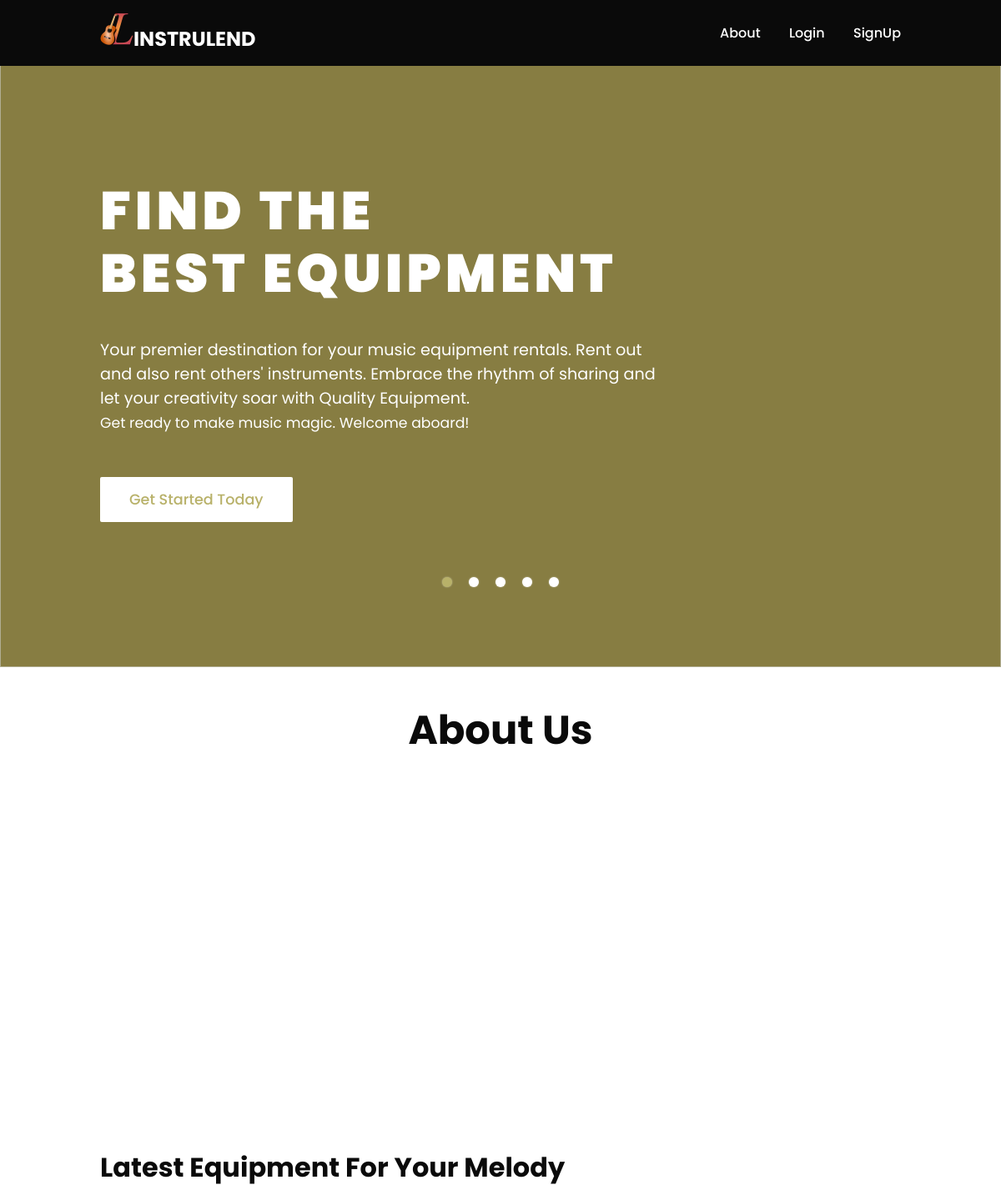
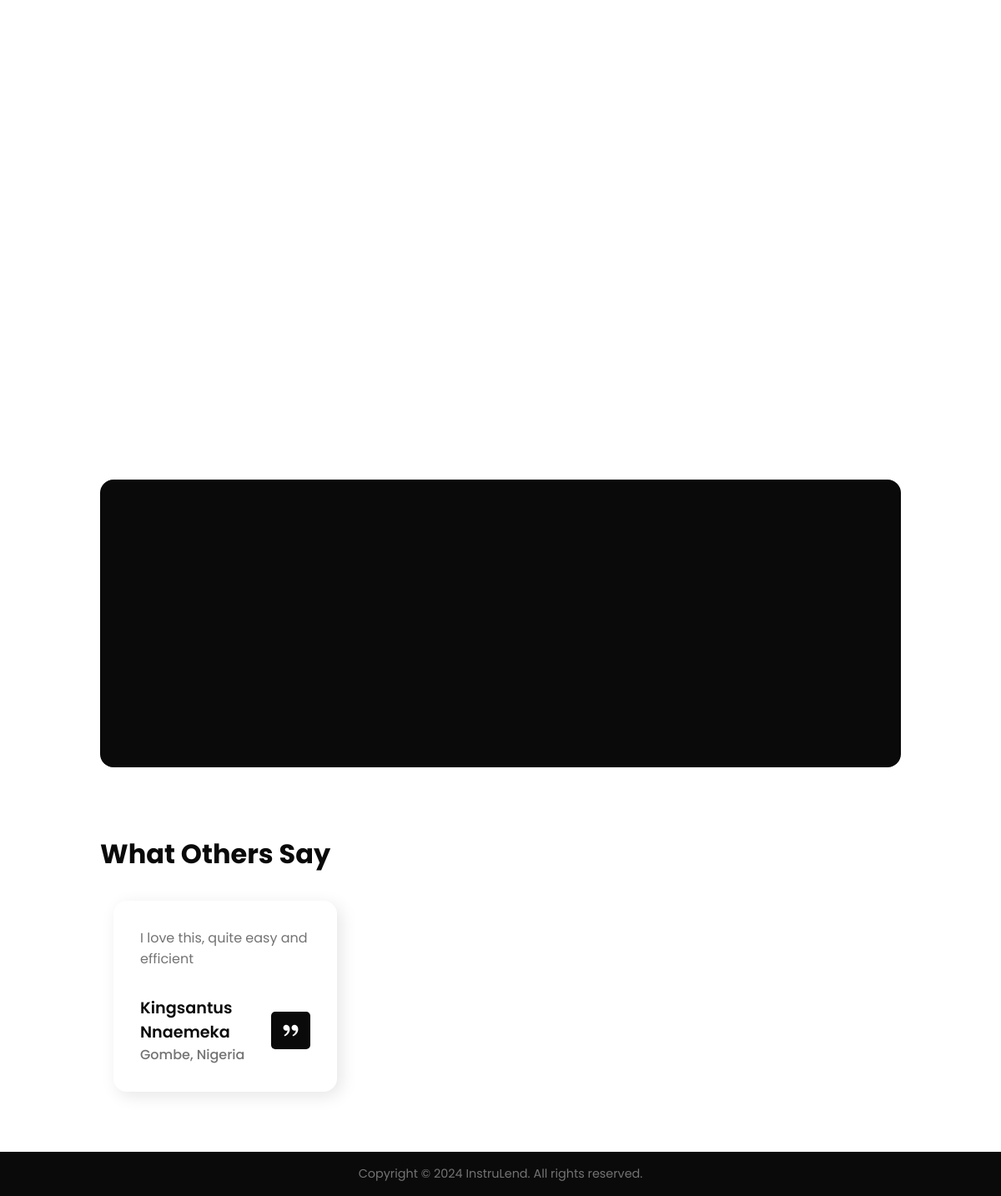
/index, run on the app's committed database (2 pictures, top to bottom).
### app/models.py (models this page shows, shortened)
class Expirence(db.Model):
    id = db.Column(db.Integer, primary_key=True)
    content = db.Column(db.String(200), nullable=False)
    star_rating = db.Column(db.Integer, default=0)
    user_id = db.Column(db.Integer, db.ForeignKey('user.id'), nullable=False)

class User(db.Model, UserMixin):
    id = db.Column(db.Integer, primary_key=True)
    first_name = db.Column(db.String(100), nullable=False)
    last_name = db.Column(db.String(100), nullable=False)
    email = db.Column(db.String(255), unique=True, nullable=False)
    phone_number = db.Column(db.String(15), unique=True, nullable=False)
    city = db.Column(db.String(50))
    country = db.Column(db.String(10), nullable=False, default='Nigeria')
    password = db.Column(db.String(60), nullable=False)
    verification_number = db.Column(db.String(25), unique=True)
    verified_user = db.Column(db.Boolean, nullable=False, default=False)
    created_at = db.Column(db.DateTime, nullable=False, default=datetime.utcnow)
    image_file = db.Column(db.String(50), nullable=False, default='default.jpg')
    posts = db.relationship('Post', backref='author', lazy=True)
    reviewer = db.relationship('Review', foreign_keys='Review.user_id', backref='author1', lazy=True)
    reviewed = db.relationship('Review', foreign_keys='Review.author_id', backref='author2', lazy=True)
    rented = db.relationship('Agreement', backref='author4', lazy=True)
    expirence = db.relationship('Expirence', backref='author6', lazy=True)
    chats_user1 = db.relationship('Chat', backref='user1', foreign_keys='Chat.user1_id', lazy=True)
    chats_user2 = db.relationship('Chat', backref='user2', foreign_keys='Chat.user2_id', lazy=True)
    message = db.relationship('Message', backref='author7', lazy=True)

### app/main/routes.py (the view)
@main.route("/")
@main.route("/index")
def index():
    posts = Post.query.order_by(Post.date_posted.desc()).limit(10).all()
    experiences = Expirence.query.filter(Expirence.star_rating >= 4).order_by(Expirence.star_rating.desc()).limit(10).all()
    return render_template('index.html', posts=posts, experiences=experiences)

### app/templates/index.html (shortened to what this page needs)
{% extends 'base1.html' %}
{% block content %}
    <section class="home">
        <img src="{{ url_for('static', filename='images/website_pic/header/africa-drum.jpg') }}" class="picture-slide active">
        <div class="content">
            <h1>Find The <br />Best Equipment</h1>
            <p>Your premier destination for your music equipment rentals. Rent out and also rent others' instruments. Embrace the rhythm of sharing and let your creativity soar with Quality Equipment.<br /> <span>Get ready to make music magic. Welcome aboard!</span></p>
            <a href="{{ url_for('users.register') }}">Get Started Today</a>
        </div>
        <div class="slider-navigation">
            <div class="nav-btn active"></div>
            <div class="nav-btn"></div>
            <div class="nav-btn"></div>
            <div class="nav-btn"></div>
            <div class="nav-btn"></div>
        </div>
    </section>
    <section class="section-container">
        <div class="container">
            <div class="title">
                <h1>About Us</h1>
            </div>
            <div class="container-box">
                <div class="content-about">
                    <div class="article">
                        <div class="button">
                        </div>
                    </div>
                </div>
                <div class="image-section">
                </div>
            </div>
        </div>
    </section>
    <section class="section-container">
        <h2 class="section_header">Latest Equipment For Your Melody</h2>
        <div class="swiper">
            <div class="swiper-wrapper">
                {% for post in posts %}
                    <div class="swiper-slide">
                        <div class="popular_grid">
                        </div>
                    </div>
                {% endfor %}
            </div>
        </div>
    </section>
    <section class="section-container register_container">
        <div class="register_grid">
            <div class="register_content">
            </div>
            <div class="register_image">
            </div>
        </div>
    </section>
    <section class="section-container">
        <h2 class="section_header">What Others Say</h2>
        <div class="swiper">
            <div class="swiper-wrapper">
                {% for exp in experiences %}
                    <div class="swiper-slide">
                        <div class="client_card">
                            <p>
                                {{ exp.content }}
                            </p>
                            <div class="client_footer">
                                <div>
                                    <h4>{{ exp.author6.first_name }} {{ exp.author6.last_name }}</h4>
                                    <h5>{{ exp.author6.city}}, {{ exp.author6.country }}</h5>
                                </div>
                                <span><i class="ri-double-quotes-r"></i></span>
                            </div>
                        </div>
                    </div>
                {% endfor %}
            </div>
        </div>
    </section>
{% endblock %}

### app/static/css/index.css (style rules this page uses)
:root { --text-dark: #0a0a0a; --text-light: #737373; --extra-light: #f5f5f5; --white: #ffffff; --max-width: 1200px; }
* { margin: 0; padding: 0; box-sizing: border-box; font-family: "Poppins", sans-serif; }
html, body { scroll-behavior: smooth; }
section { padding: 100px 120px; }
.section-container { padding: 40px 120px; }
.home { position: relative; width: 100%; min-height: 100vh; display: flex; justify-content: center; flex-direction: column; background: #857a4d; }
.home::before { z-index: 777; content: " "; position: absolute; background: rgba(140, 132, 41, 0.3); width: 100%; height: 100%; top: 0; left: 0; }
.home .content { z-index: 888; color: #fff; width: 70%; margin-top: 50px; }
.home .content h1 { font-size: 4em; font-weight: 900; text-transform: uppercase; letter-spacing: 5px; line-height: 75px; margin-bottom: 40px; }
.home .content p { margin-bottom: 65px; font-size: 1.2em; }
.home .content p span { margin-bottom: 100px; font-size: .9em; }
.home .content a { background: #fff; text-decoration: none; padding: 15px 35px; color: #b8b169; font-size: 1.1em; font-weight: 500; border-radius: 2px; transition: 0.3s; }
.home img { z-index: 000; position: absolute; top: o; left: 0; width: 100%; height: 100%; object-fit: cover; }
.slider-navigation { z-index: 888; position: relative; display: flex; justify-content: center; align-items: center; transform: translateY(80px); margin-bottom: 12px; }
.slider-navigation .nav-btn { width: 12px; height: 12px; background: #fff; border-radius: 50%; cursor: pointer; box-shadow: 0 0 2px rgba(255, 255, 255, 0.5); transition: 0.3s ease; }
.slider-navigation .nav-btn.active { background: #b8b169; }
.slider-navigation .nav-btn:not(:last-child) { margin-right: 20px; }
.picture-slide { position: absolute; width: 1000%; height: 100%; opacity: 0; transition: opacity 2s ease; object-fit: cover; }
.picture-slide.active { opacity: 1; transition: opacity 2s ease; }
.section_header { font-size: 2rem; font-weight: 700; color: var(--text-dark); }
.container .title { width: 100%; text-align: center; margin-bottom: 50px; font-size: 2rem; font-weight: 700; color: var(--text-dark); }
.container-box { display: grid; grid-template-columns: 55% 40%; gap: 5%; }
.image-section { width: 100%; height: auto; border-radius: 8px; padding: 2px 20px; transition: transform 0.3s ease; }
.content-about .article .button { margin-top: 50px; }
.swiper { padding-block: 2rem; width: 100%; }
.swiper-slide { max-width: 300px; padding-inline: 1rem; min-width: 300px; }
.popular_grid { margin-top: 2rem; display: grid; gap: 1rem; }
.register_grid { display: grid; background-color: var(--text-dark); border-radius: 1rem; grid-template-columns: repeat(2, 1fr); }
.register_content { padding-block: 4rem; padding-inline: 1rem; }
.register_content { padding-inline: 4rem 0; padding-block: 4rem; }
.register_image { display: block; position: relative; isolation: isolate; }
.client_card { padding: 2rem; border-radius: 1rem; box-shadow: 5px 5px 20px rgba(0, 0, 0, 0.1); transition: 0.3s; }
.client_card p { margin-bottom: 2rem; color: var(--text-light); }
.client_footer { display: flex; align-items: center; justify-content: space-between; gap: 1rem; }
.client_footer h4 { font-size: 1.2rem; font-weight: 600; color: var(--text-dark); }
.client_footer h5 { font-size: 1rem; font-weight: 500; color: var(--text-light); }
.client_footer span { padding: 5px 11px; font-size: 1.5rem; color: var(--white); background-color: var(--text-dark); border-radius: 5px ; }

### data on the page
Expirence: content "I love this, quite easy and efficient", author6.first_name "Kingsantus", author6.last_name "Nnaemeka", author6.city "Gombe", author6.country "Nigeria"
